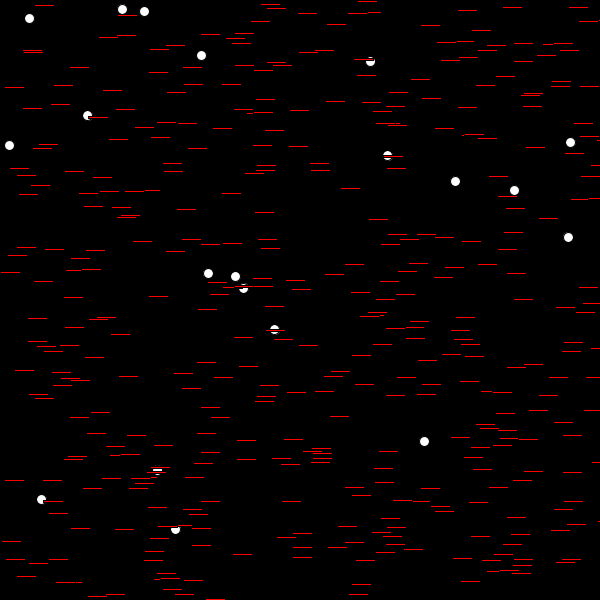
Frame 1 (no input)
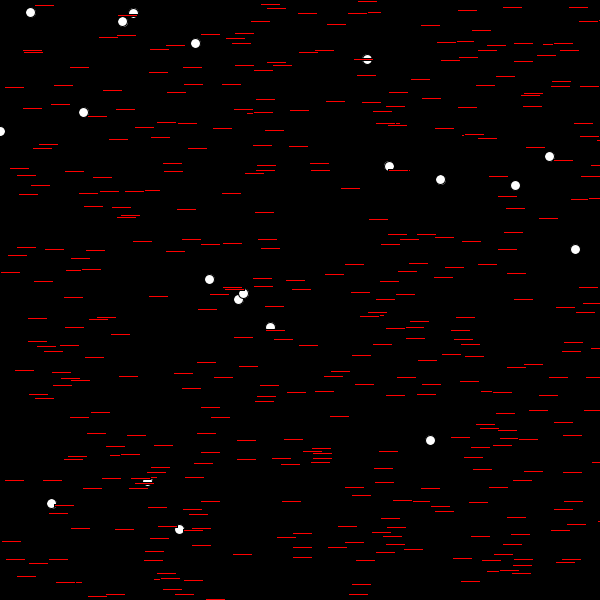
Frame 60 (the mouse pressed at the canvas centre just before this capture)
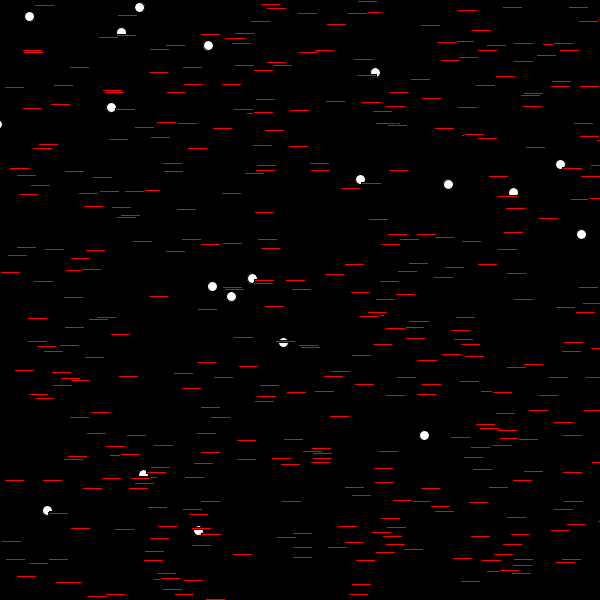
Frame 120 (the mouse held since frame 60 and released just before this capture)

The Processing sketch that drew these frames (run headless with seeded random() and noise(); from frame 60 on, the mouse is pressed at the canvas centre):

// Processing sketch: Termitas
// ── Termitas.pde

int n =20;
int m = 400;
PTermita[] termitas = new PTermita[n];
PPalito[] palitos = new PPalito[m];

void setup() {
  size(600, 600);
  for (int i=0; i<n; i++) {
    termitas[i] = new PTermita(random(width), random(height));
  }
  for (int j=0; j<m; j++) {
    palitos[j] = new PPalito(random(width), random(height));
  }
}

void draw() {
  background(0);
  for (int i=0; i<n; i++) {
    termitas[i].display();
    termitas[i].move();
    termitas[i].dropPalito();
    termitas[i].searchPalito();
    
    
  }

  for (int j=0; j<m; j++) {
    palitos[j].display();
  }
}

// ── PPalito.pde
class PPalito {
  PVector pos;
  boolean taken=false;
  
  PPalito(float x, float y){
    pos = new PVector(x, y, 0);
  }
  
  void display(){
    fill(255,0,0);
    rect(pos.x,pos.y,20,2);
  }
}

// ── PTermita.pde
class PTermita {
  PVector pos;
  PPalito miPalito;

  PTermita(float x, float y) {
    pos = new PVector(x, y, 0);
  }

  void move() {
    this.pos.add(random(-2, 2), random(-2, 2), 0);
    if (miPalito!=null) {
      miPalito.pos.set(this.pos);
    }
  }

  void display() {
    fill(255);
    ellipse(pos.x, pos.y, 10, 10);
  }

  void searchPalito() {
    for (int i=0; i<m; i++) {
      float d = pos.dist(palitos[i].pos);
      if (miPalito==null) {
        if (d<3) {
          miPalito = palitos[i];
          miPalito.taken=true;
        }
      }
    }
  }
  
    void dropPalito() {
    for (int i=0; i<m; i++) {
      float d = pos.dist(palitos[i].pos);
      if (miPalito!=null) {
        if (d<20) {
          miPalito.pos.set(palitos[i].pos);
          miPalito.pos.add(2,2,0);
          miPalito.taken=false;
          miPalito = null;
        }
      }
    }
  }
  
}
